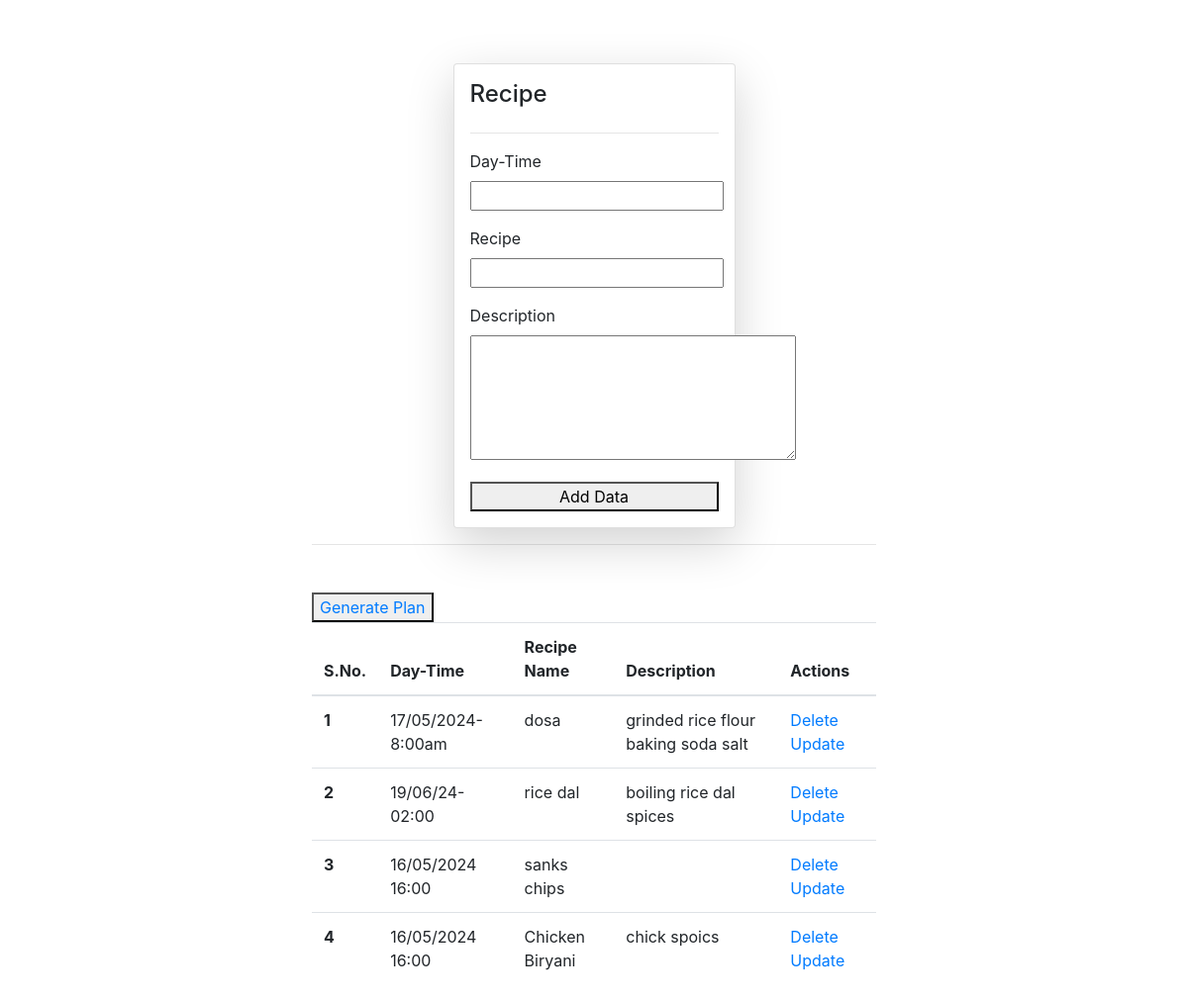
The app's page / (signed in) with its own data.
### home/models.py (models this page shows)
class Recipe(models.Model):
	user = models.ForeignKey(User, on_delete=models.SET_NULL, null=True, blank=True)
	day = models.CharField(max_length=100, default='something')
	name = models.CharField(max_length=100, default='something')
	description = models.CharField(max_length=100, default='something')

### home/views.py (the view, shortened to what this page needs)
# urls.py: path('', views.recipes, name='recipes'),
@login_required(login_url='/login/')
def recipes(request):
	queryset = Recipe.objects.all()
	if request.GET.get('search'):
		queryset = queryset.filter(
			day__icontains=request.GET.get('search'))
	context = {'recipes': queryset}
	return render(request, 'recipe.html', context)

### home/templates/recipe.html (shortened to what this page needs)
{% extends "base.html" %}
{% block start %}
<link href="https://maxcdn.bootstrapcdn.com/bootstrap/4.5.2/css/bootstrap.min.css" rel="stylesheet">
<div class="container mt-3 col-6">
<br><br>
	<form class="col-6 mx-auto card p-3 shadow-lg" method="post" enctype="multipart/form-data">
		<h4> Recipe </h4>
		<hr>
		<div class="form-group">
		<label for="exampleInputEmail1">Day-Time </label>
		<input type="text" name="day" required>
		</div>
		<div class="form-group">
		<label for="exampleInputEmail1">Recipe </label>
		<input name="name" type="text" required>
		</div>
		<div class="form-group">
		<label for="exampleInputPassword1">Description </label>
		<textarea name="description" type="text" rows="5" cols="30"></textarea>
		</div>
		<button type="submit" class="">Add Data</button>
	</form>
	<hr>
	<div class="class mt-5">
		<form action="">
		<button > <a href="{% url 'pdf' %}">Generate Plan </a></button>
		</form>
		<table class="table mt-6">
			<thead>
				<tr>
					<th scope="col">S.No. </th>
					<th scope="col">Day-Time </th>
					<th scope="col">Recipe Name </th>
					<th scope="col">Description </th>
					<th scope="col">Actions</th>
				</tr>
			</thead>
			<tbody>
				{% for recipe in recipes %}
				<tr>
					<th scope="row">{{forloop.counter}}</th>
					<td>{{recipe.day}}</td>
					<td> {{recipe.name}}</td>
					<td>{{recipe.description}}</td>
					<td>
						<a href="/delete_recipe/{{recipe.id }}" >Delete </a>
						<a href="/update_recipe/{{recipe.id }}">Update </a>
					</td>
				</tr>
				{% endfor %}
			</tbody>
		</table>
	</div>
	{% endblock %}

### home/templates/base.html (shortened to what this page needs)
<!DOCTYPE html>
<html lang="en">
<head>
</head>
<body>
	{% block start %}
	{% endblock %}
</body>
</html>

### records on screen
Recipe: day "17/05/2024-8:00am", name "dosa", description "grinded rice flour baking soda salt"
Recipe: day "19/06/24-02:00", name "rice dal", description "boiling rice dal spices"
Recipe: day "16/05/2024 16:00", name "sanks chips"
Recipe: day "16/05/2024 16:00", name "Chicken Biryani", description "chick spoics"
